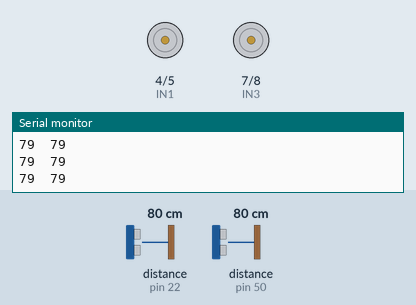
A sketch run on a simulated Arduino Mega 2560, built with avr-gcc and run on an emulated ATmega2560. Parts: motor-driver pin pairs drawn as motors (green arrow = first pin HIGH = forward, orange = second pin HIGH = backward, longer = more drive, scaled by the enable pin), the last lines printed to the serial monitor. Wiring (inferred from the names in the program): 2 × ultrasonic range finder: trigger pin 24, echo pin 22 / trigger pin 52, echo pin 50. The inputs (shaded band) are chosen by the test bench; at power-on: distance to the obstacle (sensors on pin 22, pin 50) 80 cm. The echo pulse lasts 58.3 µs per cm.

Above: at 1.2 s.
1.3 s: distance to the obstacle (sensor on pin 22) set to 4 cm
At 2.4 s:
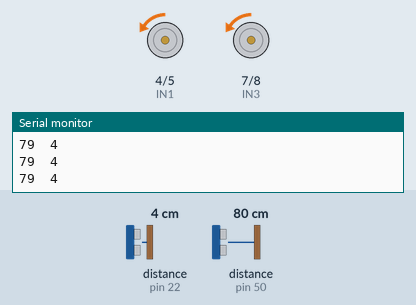
2.8 s: distance to the obstacle (sensor on pin 50) set to 250 cm
5.8 s: distance to the obstacle (sensor on pin 22) set to 250 cm
At 6.9 s:
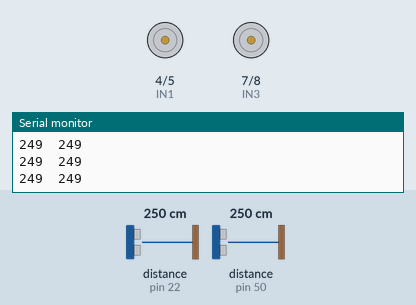
8.8 s: distance to the obstacle (sensor on pin 50) set to 120 cm
11.8 s: distance to the obstacle (sensor on pin 50) set to 4 cm
14.8 s: distance to the obstacle (sensor on pin 22) set to 2 cm
Timing chart, 0 to 17.3 s (numbered marks = the images above; inputs shaded):
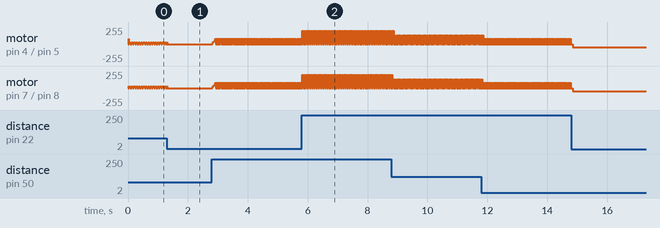

Measured:
- after the input at 5.8 s, motor on pin 4 (IN1) / pin 5 (IN2), motor on pin 7 (IN3) / pin 8 (IN4): alternates forward 199/255 for 0.03 s and stopped for 0.03 s, starting at once

The sketch:

modo1.ino
```cpp
//motor 1 in1 in2 ena
#define IN1 4
#define IN2 5
#define ENA 3

//motor 2 in3 in4 enb
#define IN3 7
#define IN4 8
#define ENB 6

#define stopA 0
#define stopB 0

#define trigDer 52
#define echoDer 50

#define trigIzq 24
#define echoIzq 22

int distanciaUS(int, int);
void avanza(int);
void retrocede(int);
void para();
void giroIzq();
void giroDer();
void pivotIzq();
void pivotDer();
void setup(){
  pinMode (IN1, OUTPUT);
  pinMode (IN2, OUTPUT);
  pinMode (IN3, OUTPUT);
  pinMode (IN4, OUTPUT);
  pinMode (ENA, OUTPUT);
  pinMode (ENB, OUTPUT);
  pinMode(echoDer, INPUT);
  pinMode(trigDer, OUTPUT);
  pinMode(echoIzq, INPUT);
  pinMode(trigIzq, OUTPUT);
  Serial.begin(9600);
  //establecer direcciones
  digitalWrite(IN1, HIGH);
  digitalWrite(IN2, LOW);
  digitalWrite(IN3, HIGH);
  digitalWrite(IN4, LOW);
  //inicar los motores quietos
  analogWrite(ENA, 80);
  analogWrite(ENB, 80);
}
  int kp = 1;
  int ref;
  int estado=0;
  float uk = 0;
  float e = 0;
  float eDer = 0;
  float eIzq = 0;
  float Tm = 0.01;
  unsigned long t = 0;

void loop() {
  //maquina de estado para la referencia
  if((eDer == 0 || eIzq==0)&& estado < 2 ) estado ++;
  switch (estado){
    case 0:
      ref=30;
    break;
    case 1:
      ref=50;
      break;
    default:
      para();
      break;
  }

  //calculo de errores
  if (millis()- t >= Tm*1000)
  {
    eDer=distanciaUS(trigDer, echoDer)-ref;
    eIzq=distanciaUS(trigIzq, echoIzq)-ref;
    e=(eDer+eIzq)/2;

    //implementación de controlador P
    //uk = Kp * (ek + Int_err / Ti + Td * (ek - ek1) / Tm);
    uk = kp*e;

    //modulo de saturación
    if (uk > 255) uk = 255;
    else if (uk < -255) uk = -255;

    t = millis();
  }
  //actuación
  if (uk > 0) avanza(uk);
  else if (uk < 0) retrocede(-uk);
  else para();

  //Serial.print(distanciaUS(trigDer, echoDer));
  //Serial.print("\t");
  Serial.print(distanciaUS(trigDer, echoDer));
  Serial.print("\t");
  Serial.println(distanciaUS(trigIzq, echoIzq));


}
void avanza(int vel)
{
  int velA = vel;
  int velB = (85/80)*vel; //Manteniendo proporción para rectitud

  digitalWrite(IN1, HIGH);
  digitalWrite(IN2, LOW);
  digitalWrite(IN3, HIGH);
  digitalWrite(IN4, LOW);

  analogWrite(ENA, velA);
  analogWrite(ENB, velB);
}
void retrocede(int vel)
{
  int velA = vel;
  int velB = (85/80)*vel; //Manteniendo proporción para rectitud

  digitalWrite(IN1, LOW);
  digitalWrite(IN2, HIGH);
  digitalWrite(IN3, LOW);
  digitalWrite(IN4, HIGH);

  analogWrite(ENA, velA);
  analogWrite(ENB, velB);
}
void para()
{
  analogWrite(ENA, 0);
  analogWrite(ENB, 0);
}
void giroIzq()
{
  digitalWrite(IN1, LOW);
  digitalWrite(IN2, HIGH);
  digitalWrite(IN3, LOW);
  digitalWrite(IN4, HIGH);
  analogWrite(ENB, 85);
  analogWrite(ENA, 10);
}
void giroDer()
{
  digitalWrite(IN1, LOW);
  digitalWrite(IN2, HIGH);
  digitalWrite(IN3, LOW);
  digitalWrite(IN4, HIGH);
  analogWrite(ENB, 10);
  analogWrite(ENA, 80);
}

void pivotIzq()
{
  digitalWrite(IN1, LOW);
  digitalWrite(IN2, HIGH);
  digitalWrite(IN3, HIGH);
  digitalWrite(IN4, LOW);
  analogWrite(ENA, 80);
  analogWrite(ENB, 85);
}

void pivotDer()
{
  digitalWrite(IN1, HIGH);
  digitalWrite(IN2, LOW);
  digitalWrite(IN3, LOW);
  digitalWrite(IN4, HIGH);
  analogWrite(ENA, 80);
  analogWrite(ENB, 85);
}
int distanciaUS(int TriggerPin, int EchoPin) {
   long duration, distanceCm;

   digitalWrite(TriggerPin, LOW);  //para generar un pulso limpio ponemos a LOW 4us
   delayMicroseconds(4);
   digitalWrite(TriggerPin, HIGH);  //generamos Trigger (disparo) de 10us
   delayMicroseconds(10);
   digitalWrite(TriggerPin, LOW);

   duration = pulseIn(EchoPin, HIGH);  //medimos el tiempo entre pulsos, en microsegundos

   distanceCm = duration * 10 / 292/ 2;   //convertimos a distancia, en cm
   return distanceCm;
}
```
